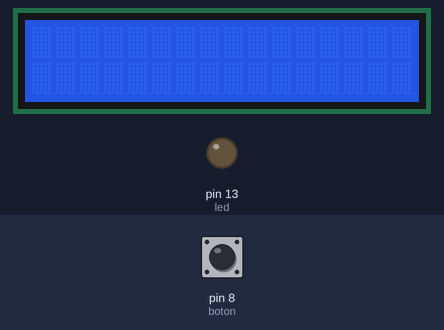
Recording of a sketch running on a simulated Arduino Uno, built with avr-gcc and run on an emulated ATmega328P. On the bench: 16×2 character LCD, output pins drawn as LEDs (lit = HIGH). The inputs (shaded band) are chosen by the test bench; at power-on: pin 8 (boton) HIGH.

Above: at 1.2 s.
1.3 s: pin 8 (boton) pulled LOW for 0.15 s
At 2.6 s:
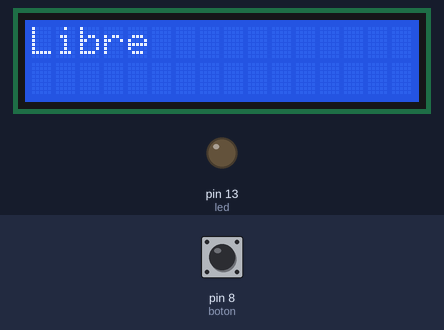
2.9 s: pin 8 (boton) pulled LOW for 3.2 s
At 3.2 s:
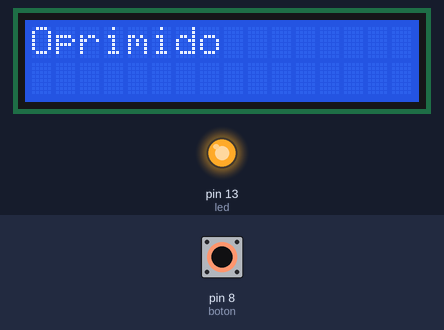
Timing chart, 0 to 7.6 s (numbered marks = the images above; inputs shaded):
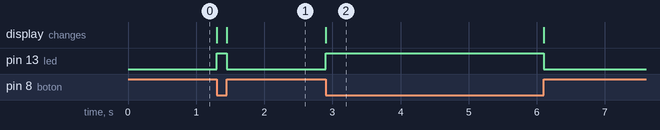

Measured:
- after the input at 1.3 s, pin 13 (led): LOW → HIGH at once, → LOW 0.15 s later; the display: first changes at once (image 1 shows a later state)
- after the input at 2.9 s, pin 13 (led): LOW → HIGH at once, → LOW 3.2 s later; the display: changes at once (image 2)

The sketch:

Botones_LCD.ino
```cpp
#include <LiquidCrystal.h>
LiquidCrystal lcd(2, 3, 4, 5, 6, 7); //pines que utilizaremos del arduino para conectar al lcd
int boton = 8;
int led = 13;
boolean estado = HIGH;
void setup() {
  // put your setup code here, to run once:
  lcd.begin(16, 2); //tipo de pantalla lcd 16x2
  pinMode(boton, INPUT);
  pinMode(led, OUTPUT);
  // lcd.print(" ");// imprime el texto

}

void loop() {
  // put your main code here, to run repeatedly:
  if (digitalRead(boton) != estado) {
    estado = digitalRead(boton);
    imprimir();
  }

}

void imprimir() {
  lcd.clear();
  if (digitalRead(boton) == LOW) {
    digitalWrite(led, HIGH);
    lcd.print("Oprimido");
  }
  else {
    digitalWrite(led, LOW);
    lcd.print("Libre");
  }
}
```
